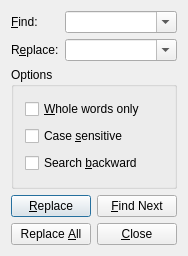
<ui version="4.0" >
<comment>
    Copyright (C) 2004-2010  Martin Jolicoeur (snmpb1@gmail.com) 

    This file is part of the SnmpB project 
    (http://sourceforge.net/projects/snmpb)

    This program is free software: you can redistribute it and/or modify
    it under the terms of the GNU General Public License as published by
    the Free Software Foundation, either version 2 of the License, or
    (at your option) any later version.

    This program is distributed in the hope that it will be useful,
    but WITHOUT ANY WARRANTY; without even the implied warranty of
    MERCHANTABILITY or FITNESS FOR A PARTICULAR PURPOSE.  See the
    GNU General Public License for more details.

    You should have received a copy of the GNU General Public License
    along with this program.  If not, see http://www.gnu.org/licenses/.
</comment>
 <class>ReplaceDialog</class>
 <widget class="QDialog" name="ReplaceDialog" >
  <property name="geometry" >
   <rect>
    <x>0</x>
    <y>0</y>
    <width>188</width>
    <height>256</height>
   </rect>
  </property>
  <property name="windowTitle" >
   <string>Replace Text</string>
  </property>
  <layout class="QGridLayout" >
   <item row="0" column="0" >
    <layout class="QGridLayout" >
     <property name="leftMargin" >
      <number>0</number>
     </property>
     <property name="topMargin" >
      <number>0</number>
     </property>
     <property name="rightMargin" >
      <number>0</number>
     </property>
     <property name="bottomMargin" >
      <number>0</number>
     </property>
     <property name="horizontalSpacing" >
      <number>6</number>
     </property>
     <property name="verticalSpacing" >
      <number>6</number>
     </property>
     <item row="1" column="0" >
      <widget class="QLabel" name="TextLabel2" >
       <property name="text" >
        <string>R&amp;eplace:</string>
       </property>
       <property name="wordWrap" >
        <bool>false</bool>
       </property>
       <property name="buddy" >
        <cstring>comboReplace</cstring>
       </property>
      </widget>
     </item>
     <item row="0" column="0" >
      <widget class="QLabel" name="TextLabel1" >
       <property name="text" >
        <string>&amp;Find:</string>
       </property>
       <property name="wordWrap" >
        <bool>false</bool>
       </property>
       <property name="buddy" >
        <cstring>comboFind</cstring>
       </property>
      </widget>
     </item>
     <item row="0" column="1" >
      <widget class="QComboBox" name="comboFind" >
       <property name="sizePolicy" >
        <sizepolicy vsizetype="Fixed" hsizetype="Expanding" >
         <horstretch>0</horstretch>
         <verstretch>0</verstretch>
        </sizepolicy>
       </property>
       <property name="editable" >
        <bool>true</bool>
       </property>
       <property name="insertPolicy" >
        <enum>QComboBox::InsertAlphabetically</enum>
       </property>
      </widget>
     </item>
     <item row="1" column="1" >
      <widget class="QComboBox" name="comboReplace" >
       <property name="sizePolicy" >
        <sizepolicy vsizetype="Fixed" hsizetype="Expanding" >
         <horstretch>0</horstretch>
         <verstretch>0</verstretch>
        </sizepolicy>
       </property>
       <property name="editable" >
        <bool>true</bool>
       </property>
       <property name="insertPolicy" >
        <enum>QComboBox::InsertAlphabetically</enum>
       </property>
      </widget>
     </item>
    </layout>
   </item>
   <item row="1" column="0" >
    <widget class="QGroupBox" name="ButtonGroup1" >
     <property name="title" >
      <string>Options</string>
     </property>
     <layout class="QVBoxLayout" >
      <property name="spacing" >
       <number>6</number>
      </property>
      <property name="leftMargin" >
       <number>11</number>
      </property>
      <property name="topMargin" >
       <number>11</number>
      </property>
      <property name="rightMargin" >
       <number>11</number>
      </property>
      <property name="bottomMargin" >
       <number>11</number>
      </property>
      <item>
       <widget class="QCheckBox" name="checkWords" >
        <property name="text" >
         <string>&amp;Whole words only</string>
        </property>
       </widget>
      </item>
      <item>
       <widget class="QCheckBox" name="checkCase" >
        <property name="text" >
         <string>Case &amp;sensitive</string>
        </property>
       </widget>
      </item>
      <item>
       <widget class="QCheckBox" name="checkBackward" >
        <property name="text" >
         <string>Search &amp;backward</string>
        </property>
       </widget>
      </item>
     </layout>
    </widget>
   </item>
   <item row="2" column="0" >
    <layout class="QHBoxLayout" >
     <item>
      <spacer>
       <property name="orientation" >
        <enum>Qt::Horizontal</enum>
       </property>
       <property name="sizeType" >
        <enum>QSizePolicy::Expanding</enum>
       </property>
       <property name="sizeHint" >
        <size>
         <width>16</width>
         <height>24</height>
        </size>
       </property>
      </spacer>
     </item>
     <item>
      <layout class="QGridLayout" >
       <item row="0" column="0" >
        <widget class="QPushButton" name="buttonReplace" >
         <property name="text" >
          <string>&amp;Replace</string>
         </property>
         <property name="default" >
          <bool>true</bool>
         </property>
        </widget>
       </item>
       <item row="0" column="1" >
        <widget class="QPushButton" name="buttonFindNext" >
         <property name="text" >
          <string>&amp;Find Next</string>
         </property>
        </widget>
       </item>
       <item row="1" column="0" >
        <widget class="QPushButton" name="buttonReplaceAll" >
         <property name="text" >
          <string>Replace &amp;All</string>
         </property>
        </widget>
       </item>
       <item row="1" column="1" >
        <widget class="QPushButton" name="buttonClose" >
         <property name="text" >
          <string>&amp;Close</string>
         </property>
        </widget>
       </item>
      </layout>
     </item>
    </layout>
   </item>
  </layout>
 </widget>
 <layoutdefault spacing="6" margin="11" />
 <pixmapfunction>qPixmapFromMimeSource</pixmapfunction>
 <tabstops>
  <tabstop>comboFind</tabstop>
  <tabstop>comboReplace</tabstop>
  <tabstop>checkWords</tabstop>
  <tabstop>checkCase</tabstop>
  <tabstop>checkBackward</tabstop>
  <tabstop>buttonReplace</tabstop>
  <tabstop>buttonReplaceAll</tabstop>
  <tabstop>buttonClose</tabstop>
 </tabstops>
 <resources/>
 <connections>
  <connection>
   <sender>buttonClose</sender>
   <signal>clicked()</signal>
   <receiver>ReplaceDialog</receiver>
   <slot>reject()</slot>
   <hints>
    <hint type="sourcelabel" >
     <x>20</x>
     <y>20</y>
    </hint>
    <hint type="destinationlabel" >
     <x>20</x>
     <y>20</y>
    </hint>
   </hints>
  </connection>
 </connections>
</ui>
